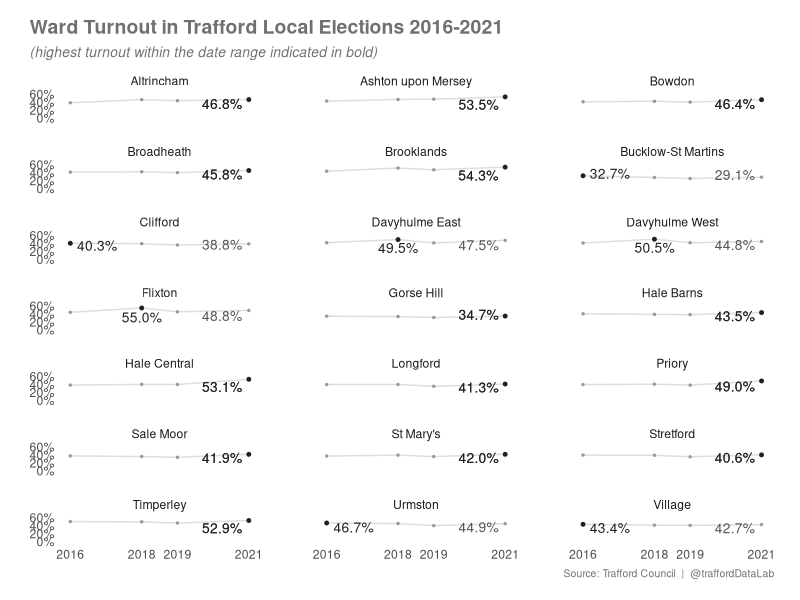
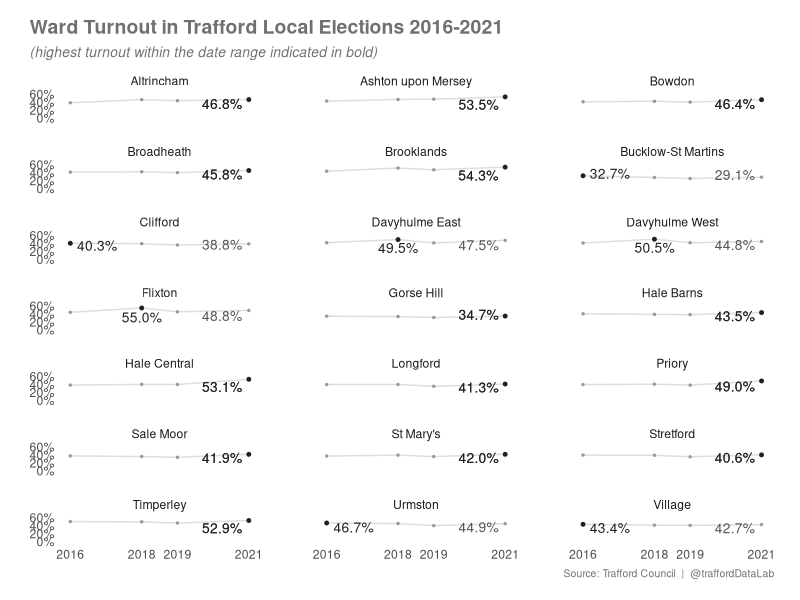
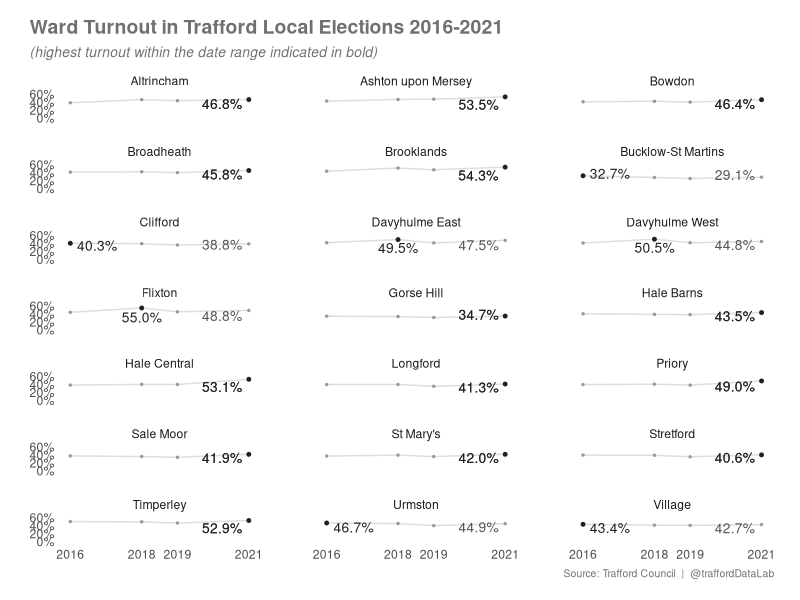

The R script that drew these images, in order:
# Visualisation of local election turnout by ward

# Required packages
library(tidyverse) ; library(ggrepel) ; library(svglite)

# Load in the data
turnout_df <- read_csv("data/local_election_turnout.csv")

# calculate the max and latest year points
max_turnout <- group_by(turnout_df, ward_code) %>% slice(which.max(turnout))
latest_year <- turnout_df %>% filter(election_year == max(election_year))

# Plot the data
ggplot(turnout_df, aes(x = election_year, y = turnout, label = str_c(sprintf("%0.1f", round(turnout, digits = 1)), "%"))) + 
  facet_wrap(ward_name~., nrow = 7, scales = "fixed") + 
  scale_x_continuous(breaks = c(2016, 2018, 2019, 2021), labels = c("2016", "2018", "2019", "2021")) +
  scale_y_continuous(limits = c(0, 60), labels = function(y){ paste0(y, "%") }) +
  geom_line(col = "#dddddd") +
  geom_point(size = 0.5, col = "#999999") +
  geom_point(data = max_turnout, size = 1, col = '#212121') +
  geom_text_repel(data = latest_year, nudge_y = 2, size = 3.5, col = "#555555") +
  geom_text_repel(data = max_turnout, nudge_y = 2, size = 3.5, col = "#212121") +
  labs(x = NULL, y = NULL,
       title = "Ward Turnout in Trafford Local Elections 2016-2021",
       subtitle = "(highest turnout within the date range indicated in bold)", 
       caption = "Source: Trafford Council  |  @traffordDataLab") +
  theme_minimal() + 
  theme(panel.grid = element_blank(),
        axis.title = element_blank(),
        plot.margin = unit(c(0.5, 0.75, 0.5, 0.75), "cm"),
        panel.spacing.x = unit(3, "lines"),
        panel.spacing.y = unit(1, "lines"),
        plot.title = element_text(size = 14, face = "bold", color = "#707070"),
        plot.subtitle = element_text(size = 10, face = "italic", color = "#707070"),
        plot.caption = element_text(size = 7.5, hjust = 1.008, color = "#707070"),
        plot.title.position = "plot")

ggsave("images/ward_turnout_2016-2021.png", dpi = 320, scale = 1, width = 7.81, height = 7.17)
ggsave("images/ward_turnout_2016-2021.svg", dpi = 320, scale = 1, width = 7.81, height = 7.17)
